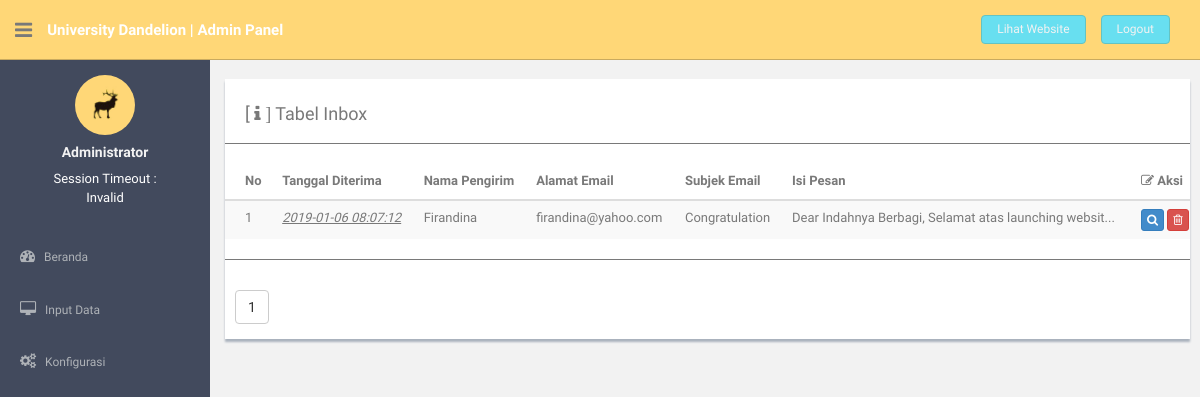
The app's page /confpanel/module/mod_inbox/inbox.php (signed in) with its own data.
### tables this page shows
CREATE TABLE IF NOT EXISTS `tbl_inbox` (
  `id_inbox` int(5) NOT NULL AUTO_INCREMENT,
  `date_receive_inbox` datetime DEFAULT NULL,
  `name_inbox` varchar(40) NOT NULL,
  `email_inbox` varchar(25) NOT NULL,
  `subject_inbox` text NOT NULL,
  `message_inbox` text NOT NULL,
  PRIMARY KEY (`id_inbox`)
);

### confpanel/control.php (called while the page is built, shortened)
<?php
$link     = mysqli_connect('localhost','root','','db_companyprofile');
$perpage_inbox  = 5;
$page_inbox     = isset($_GET['page']) ? (int)$_GET['page'] : 1;
$start_inbox    = ($page_inbox > 1) ? ($page_inbox * $perpage_inbox) - $perpage_inbox :0;
$result_inbox   = mysqli_query ($link, "SELECT * FROM tbl_inbox");
$total_inbox    = mysqli_num_rows($result_inbox);
$pages_inbox    = ceil($total_inbox/$perpage_inbox);
$articles_inbox = "SELECT * FROM tbl_inbox ORDER BY date_receive_inbox DESC LIMIT $start_inbox, $perpage_inbox";
$tampil_inbox   = mysqli_query($link,$articles_inbox);
$id_inbox		  = $start_inbox + 1;
?>

### confpanel/module/mod_inbox/inbox.php (the view, shortened to what this page needs)
<?php
    if (empty($_SESSION['username']) AND empty($_SESSION['password'])){
        echo "<script>alert('Akses ditolak !!! Silahkan sign ini terlebih dahulu, Terimakasih.'); window.location = '../../index.php'</script>";
    }else{
include '../../header_module.php';
include '../../menu_module.php';
include '../../control.php';
	echo " <section id=\"main-content\">
         	<section class=\"wrapper\">
           <div class=\"row mt\">
            <div class=\"col-md-12\">
             <div class=\"content-panel\">
              <table class=\"table table-striped table-advance table-hover\">
                <h4>[ <i class=\"fa fa-info\"> ]</i> Tabel Inbox</h4>
                <hr>
                  <thead>
                  <tr>
                    <th><i class=\"\"></i> No</th>
                    <th><i class=\"\"></i> Tanggal Diterima</th>
                    <th><i class=\"\"></i> Nama Pengirim</th>
                    <th><i class=\"\"></i> Alamat Email</th>
                    <th><i class=\"\"></i> Subjek Email</th>
                    <th><i class=\"\"></i> Isi Pesan</th>
                    <th><i class=\"fa fa-edit\"></i> Aksi</th>
                  </tr>
                  </thead>
                  <tbody>";
while ($data_inbox = mysqli_fetch_assoc($tampil_inbox)) {
$kalimat_inbox  = $data_inbox['message_inbox'];
$cetak_inbox    = substr($kalimat_inbox, 0, 55) . "...";
echo"
                  <tr>
                    <td>$id_inbox</td>
                    <td><i><u>$data_inbox[date_receive_inbox]</u></i></td>
                    <td>$data_inbox[name_inbox]</td>
                    <td>$data_inbox[email_inbox]</td>
                    <td>$data_inbox[subject_inbox]</td>
                    <td>$cetak_inbox</td>
                    <td>
                      <a href=\"../../module/mod_inbox/aksi.php?inbox=edit&id_inbox=$data_inbox[id_inbox]\"><button class=\"btn btn-primary btn-xs\"><i class=\"fa fa-search\"></i></button></a>
                      <a href=\"../../module/mod_inbox/aksi.php?inbox=hapus&id_inbox=$data_inbox[id_inbox]\"><button class=\"btn btn-danger btn-xs\"><i class=\"fa fa-trash-o\"></i></button></a>
                    </td>
                  </tr>";
                  $id_inbox++;
}
                  echo"
                  </tbody>
                </table>
                <hr>";
                 echo"<div class=\"btn-group1\">";
                    for ($i=1; $i<=$pages_inbox; $i++){
                    echo"
                      <a href=\"inbox.php?page=$i\"><button type=\"button\" class=\"btn btn-default\">$i</button></a>";
                  }
                  echo"
                </div>";
               echo"
              </div>
          </div>
      </div>
    </section>
    </section>";
include '../../footer_module.php';
}
?>

### confpanel/assets/css/style.css (style rules this page uses)
body { color: #797979; background: #f2f2f2; font-family: 'Ruda', sans-serif; padding: 0px !important; margin: 0px !important; font-size:13px; }
a, a:hover, a:focus { text-decoration: none; outline: none; }
hr { margin-top: 20px; margin-bottom: 20px; border: 0; border-top: 1px solid #797979; }
.mt { margin-top: 25px; }
#main-content { margin-left: 220px; }
.wrapper { display: inline-block; margin-top: 15px; padding-left: 10px; padding-right: 15px; padding-bottom: 15px; padding-top: 0px; width: 100%; }
.content-panel { background: #ffffff; box-shadow: 0px 3px 2px #aab2bd; padding-top: 15px; padding-bottom: 5px; }
.content-panel h4 { margin-left: 20px; }
.btn-group1 { background: #ffffff; padding: 10px; }

### records on screen
tbl_inbox: date_receive_inbox "2019-01-06 08:07:12", name_inbox "Firandina", email_inbox "firandina@yahoo.com", subject_inbox "Congratulation", message_inbox "Dear Indahnya Berbagi, Selamat atas launching websit..."
